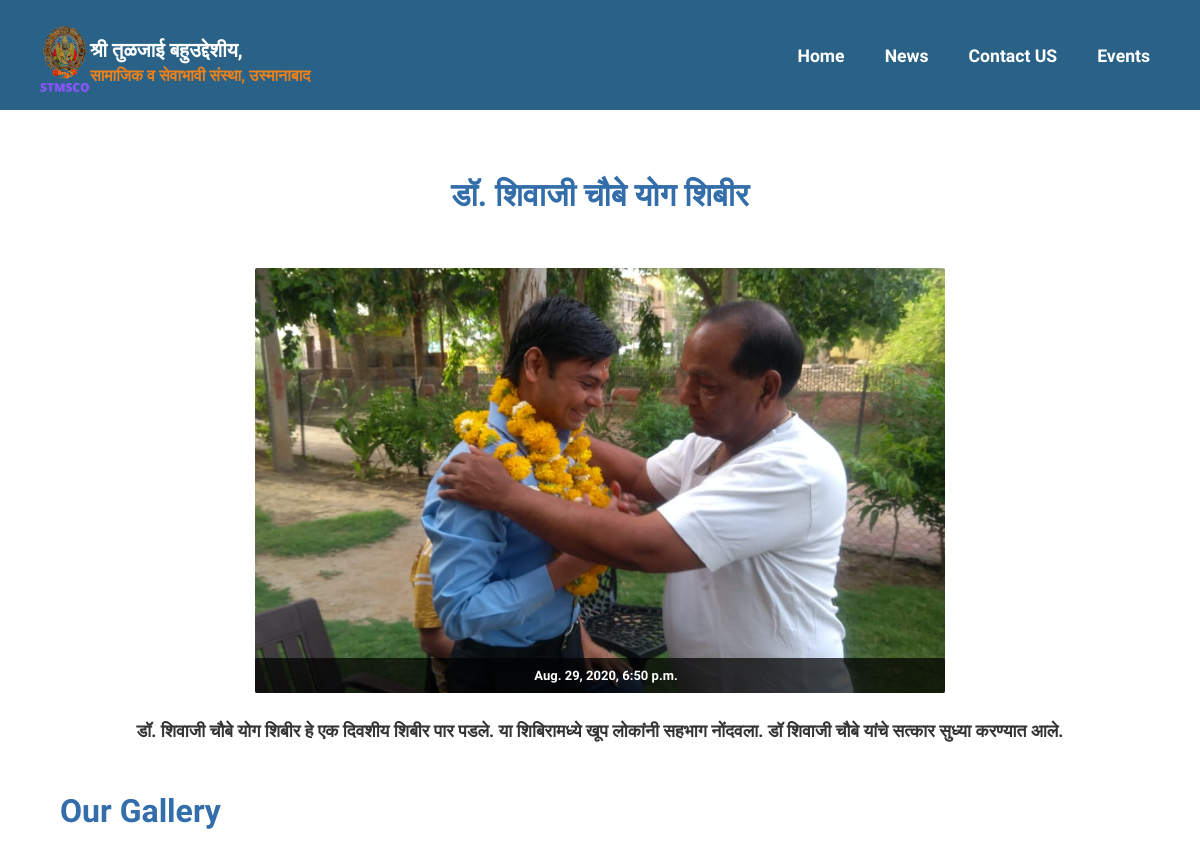
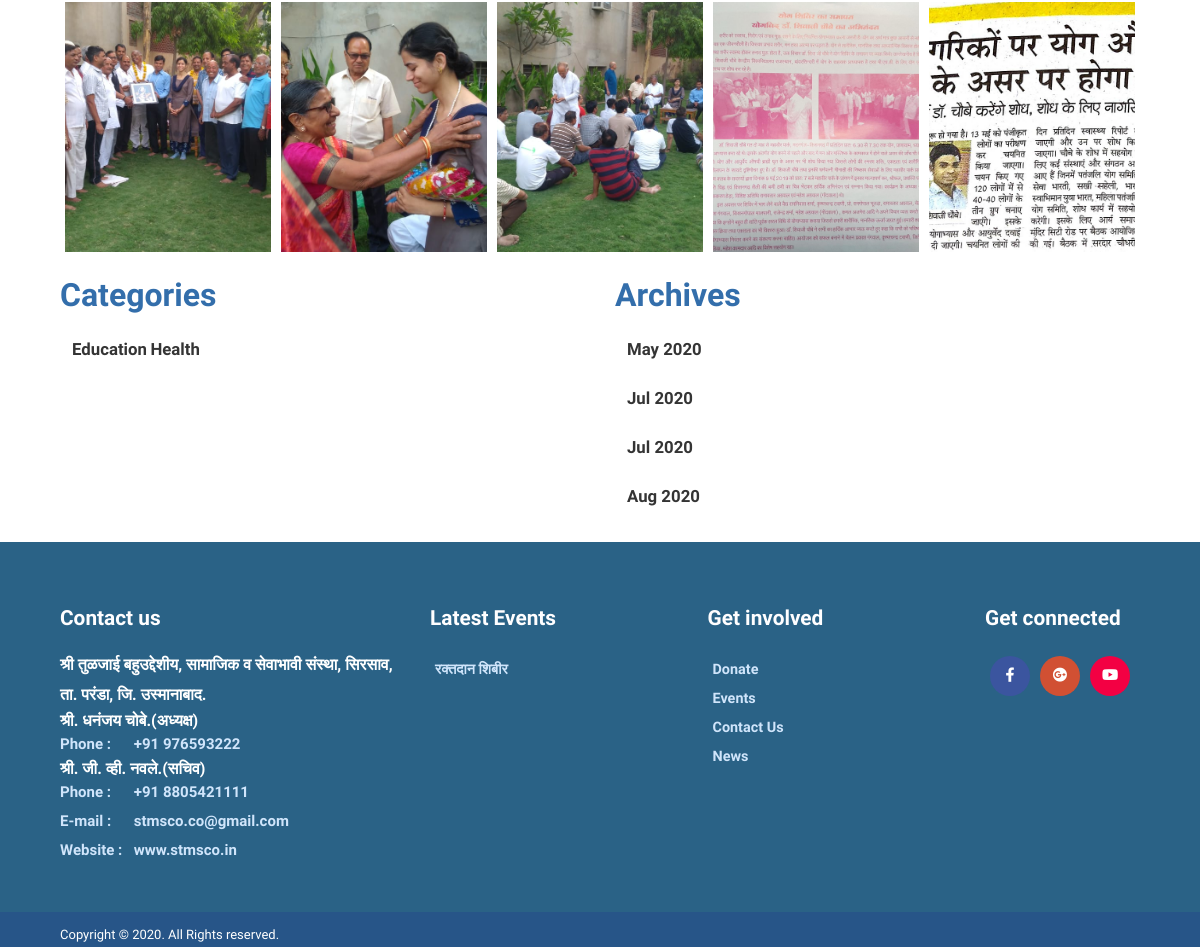
The page /news/yoga-program/details/ on the database its author committed (2 pictures, top to bottom).
### blog/models.py (models this page shows, shortened)
class Post(models.Model):
    title = models.CharField(max_length=30)
    category = models.ForeignKey(Category, on_delete=models.CASCADE)
    short_desc = models.TextField()
    description = models.TextField()
    image = models.ImageField(upload_to='%Y/%m/%d')
    is_featured_news = models.BooleanField(default=False)
    created_on = models.DateTimeField(auto_now_add=True)
    is_active = models.BooleanField(default=True)
    photos = models.ManyToManyField(Gal_Image, blank=True)
    slug = models.SlugField(max_length=65, unique=True)
    class Meta:
        db_table = "blogapp_post"

class Gal_Image(models.Model):
    image = models.ImageField(upload_to='%Y/%m/%d',
                              max_length=255, null=True, blank=True)
    class Meta:
        db_table = "blogapp_gal_image"

class Category(models.Model):
    name = models.CharField(max_length=30, unique=True)
    description = models.TextField(blank=True, null=True)
    slug = models.SlugField(max_length=65, unique=True)
    class Meta:
        db_table = "blogapp_category"

### events/models.py (models this page shows, shortened)
class Event(models.Model):
    name = models.CharField(max_length=255)
    short_desc = models.TextField()
    description = models.TextField(null=True, blank=True)
    location = models.CharField(max_length=255, null=True, blank=True)
    contact_details = models.CharField(max_length=255, null=True, blank=True)
    image = models.ImageField(upload_to='%Y/%m/%d',
                              max_length=255, null=True, blank=True)
    start_date = models.DateField(null=True, blank=True)
    end_date = models.DateField(null=True, blank=True)
    is_active = models.BooleanField(default=True)
    slug = models.SlugField(max_length=65, unique=True)
    def get_absolute_url(self):
        return reverse('blog:event_detail', kwargs={'slug': self.slug})
    class Meta:
        db_table = "eventapp_event"

### blog/views.py (the view)
def post_detail(request, slug):
    post = Post.objects.filter(slug=slug, is_active=True).first()
    menu_list = Menu.objects.filter(parent=None, is_active=True)
    post_list = Post.objects.filter(
        is_active=True).order_by('-created_on')[0:2]
    footer_events = Event.objects.filter(
        is_active=True).order_by('-start_date')[0:4]
    category_list = Category.objects.all()
    present_date = datetime.date.today()
    archives = []
    for p in range(-3, 1):
        archives.append(present_date + datetime.timedelta(p * 365 / 12))
    return render_to_response("site/post_detail.html",
                              {'post': post,
                               'archives': archives,
                               'category_list': category_list,
                               'footer_events': footer_events,
                               'post_list': post_list,
                               'menu_list': menu_list})

### blog/templatetags/img.py (called while the page is built)
@register.filter(name='imgname')
def imgname(value):
    x = value.split(' / ')
    print(x)
    return x[-1]

### templates/site/post_detail.html (shortened to what this page needs)
{% extends "site/base.html" %}
{% load staticfiles %}
{% block content %}
{% load img %}
{% load thumbnail %}
<head>
  <link rel="stylesheet" href="https://cdn.jsdelivr.net/gh/fancyapps/fancybox@3.5.7/dist/jquery.fancybox.min.css" />
</head>
<div id="main" class="site-main container">
  <div class="innerevent_detail ">
    <div id="primary" class="col-md-12">
      <article class="single">
        <div class="entry-content">
          <h3>{{ post.title | title }}</h3>
          <div class="row">
            <div class="col-md-8 m-auto">
                 <figure>
            {% if post.image %}
            <img src="{{ post.image.url }}" class="wp-post-image" alt="Image">
            {% endif %}
            {% if post.created_on %}
            <div class="mask-open radius">
              <div class="square-info radius">
                <div class="square-info-margins">
                  <div class="meta">
                    <p class="sponsors"> {{ post.created_on }}</p>
                  </div>
                </div>
              </div>
            </div>
            {% endif %}
          </figure>
            </div>
          </div>
          <div class="long-description">
            <p>
              {% if post.description %}
              {{ post.description| safe}}
              {% endif %}
            </p>
          </div>
        </div>
      </article>
      <h3>Our Gallery</h3>
      <div class="container-img">
        {% for img in post.photos.all %}
        <ul>
          <li style=""><a data-fancybox="gallery" href="{{ img.image.url }}" title="{{ img.image.name |imgname }}"><img src="{{ img.image.url }}" alt="" /></a></li>
        </ul>
        {% endfor %}
      </div>
    </div>
    <div id="secondary" class="row widget-area" role="complementary">
      <div id="meta-2" class="col-md-6 widget widget_meta">
        <h3>Categories</h3>
        <ul>
          <li>
              {% for cat in category_list %}
            <a href="/news/category/{{ cat.slug }}" title="{{cat.name}}">{{ cat.name |title }}</a>
              {% endfor %}
          </li>
        </ul>
      </div>
     <div id="meta-2" class="col-md-6 widget widget_meta">
        <h3>Archives</h3>
        <ul>
          {% for month in archives %}
          <li><a href="/news/archives/{{month.year}}/{{month.month}}/" title="">{{ month |date:'M Y' }}</a></li>
          {% endfor %}
        </ul>
      </div>
    </div>
  </div>
</div>
{% endblock %}

### templates/site/base.html (shortened to what this page needs)
{% load img %}
{% load staticfiles %}
<!DOCTYPE html>
<html dir="ltr" lang="en-US">
<head>
    <link rel="stylesheet" href="https://stackpath.bootstrapcdn.com/bootstrap/4.3.1/css/bootstrap.min.css"
>
    <link rel="stylesheet" href="https://use.fontawesome.com/releases/v5.8.1/css/all.css"
>
    <link rel="stylesheet" type="text/css" media="all" href="{% static 'site/css/style.css'%}"/>
    <link rel="stylesheet" type="text/css" media="all" href="{% static '/site/css/flexslider.css' %}"/>
    <link rel="stylesheet" type="text/css" media="all" href="{% static '/site/css/keyframes.css' %}"/>
    <link rel="stylesheet" type="text/css" media="all" href="{% static '/site/css/grid.css' %}"/>
    <link rel="stylesheet" type="text/css" media="all" href="{% static '/site/css/meanmenu.css' %}"/>
    <link rel="stylesheet" type="text/css" media="all" href="{% static 'site/css/sm-core-css.css' %}"/>
    <link rel="stylesheet" type="text/css" media="all" href="{% static 'site/css/sm-blue.css' %}"/>
</head>
<body class="home blog two-column right-sidebar" data-twttr-rendered="true">
<div id="page" class="container">
    <header id="branding" class="site-header" role="banner">
        <div id="sticky_navigation" class="header" style="color:blue;">
            <div class="container no-padding">
                <hgroup class="fleft grid_8 logo_group" id="logo-wid">
                    <h1 id="site-title">
                        <a href="/" class="cjws_society" title="श्री तुळजाई बहुउद्देशीय, सामाजिक व सेवाभावी संस्था" rel="home"><img
                            class="logo_style" src="{% static 'site/images/stmsconew.png' %}" height="100px"
                            width="auto"/></a>
                        <a href="/" title="श्री तुळजाई बहुउद्देशीय, सामाजिक व सेवाभावी संस्था" id="logo" rel="home">श्री तुळजाई बहुउद्देशीय, <span> सामाजिक व सेवाभावी
                        संस्था, उस्मानाबाद</span></a>
                    </h1>
                </hgroup>
                <div class="navigation">
                    <ul id="main-menu" class="sm sm-blue">
                        <li>
                            <a href="/" class="financial_information">Home</a>
                        </li>
                        <li>
                            <a href="/news" class="news">News</a>
                        </li>
                        <li>
                            <a href="/contact-us" class="contact-us">Contact US</a>
                        </li>
                        <li>
                            <a href="/events" class="events">Events</a>
                        </li>
                    </ul>
                </div>
            </div>
        </div>
    </header>
</div>
{% block content %}
{% endblock %}
<footer id="colophon" class="site-footer" role="contentinfo">
    <div id="tertiary" class="sidebar-container" role="complementary">
        <div class="container">
            <div class="row">
                <div class="col-md-4">
                    <aside id="meta-0" class="widget widget_adress">
                        <h3>Contact us</h3>
                        <address class="vcard">
                            <p class="org vcard"><a class="url fn org" href="#">श्री तुळजाई बहुउद्देशीय, सामाजिक व
                                सेवाभावी संस्था, सिरसाव, ता. परंडा, जि. उस्मानाबाद.</a></p>
                            <h6 style="color:white">श्री. धनंजय चोबे.(अध्यक्ष)</h6><b>Phone :</b> <span class="tel"> +91 976593222</span><br/>
                            <h6 style="color:white">श्री. जी. व्ही. नवले.(सचिव)</h6><b>Phone :</b> <span class="tel"> +91 8805421111</span><br/>
                            <b>E-mail :</b><span class="email"> stmsco.co@gmail.com</span><br/>
                            <b>Website :</b><span class="url"> www.stmsco.in</span><br/>
                        </address>
                    </aside>
                </div>
                <div class="col-md-3">
                    <aside id="meta-1" class="widget widget_meta">
                        <h3>Latest Events</h3>
                        {% for event in footer_events %}
                        <ul>
                            <li><a href="{{ event.get_absolute_url }}" title="">{{ event.name |title }}</a></li>
                        </ul>
                        {% endfor %}
                    </aside>
                </div>
                <div class="col-md-3">
                    <aside id="meta-2" class="widget widget_meta">
                        <h3>Get involved</h3>
                        <ul>
                  <li class="menu-item "><a href="https://paytm.business/link/68167/LL_155332105">Donate</a></li>
                  <li class="menu-item "><a href="/events">Events</a></li>
                  <li class="menu-item "><a href="/contact-us">Contact Us</a></li>
                  <li class="menu-item "><a href="/news">News</a></li>
                </ul>
                    </aside>
                </div>
                <div class="col-md-2">
                    <aside id="meta-2" class="widget widget_meta footer-social">
                        <h3>Get connected</h3>
                        <ul class="list-inline ">
                            <li class="facebook"><a
                                    href="https://www.facebook.com/dhananjay.chobe"><i
                                    class="fab fa-facebook-f"></i></a></li>
                            <li class="googleplus"><a href="mailto:stmsco.co@gmail.com"><i
                                    class="fab fa-google-plus"></i></a></li>
                            <li class="youtube"><a href="https://www.youtube.com/"
                                                   target="_blank"><i class="fab fa-youtube"></i></a>
                            </li>
                        </ul>
                    </aside>
                </div>
            </div>
        </div>
    </div>
    <div class="site-info">
        <div class="container">
            <div class="row">
                <div class="col-md-4 text-left">
                    <p class="copy">Copyright © 2020. All Rights reserved. </p>
                </div>
            </div>
        </div>
    </div>
</footer>
</body>
</html>

### static/site/css/grid.css (style rules this page uses)
.grid_1, .grid_2, .grid_3, .grid_4, .grid_5, .grid_6, .grid_7, .grid_8, .grid_9, .grid_10, .grid_11, .grid_12, .grid_13, .grid_14, .grid_15, .grid_16 { display: inline; float: left; position: relative; margin-left: 1%; margin-right: 1%; }

### static/site/css/sm-core-css.css (style rules this page uses)
.sm,.sm ul,.sm li { display:block;list-style:none;padding:0;margin:0;line-height:normal;direction:ltr; }
ul.sm li { position:relative;float:left; }
ul.sm a { position: relative; display: block; white-space: nowrap; text-transform: capitalize; font-size: 1.1rem; font-weight: 700; padding: 5px 20px; color: #fff; }
ul.sm:after { content:"\00a0";display:block;height:0;font:0/0 serif;clear:both;visibility:hidden;overflow:hidden; }
ul.sm,ul.sm *,ul.sm *:before,ul.sm *:after { -moz-box-sizing:border-box;-webkit-box-sizing:border-box;box-sizing:border-box; }
ul.sm { -webkit-tap-highlight-color:rgba(0,0,0,0); }

### static/site/css/sm-blue.css (style rules this page uses)
.sm-blue { color:#5c5c5c; }
.sm-blue a { padding: 5px 17px; color: #5c5c5c; font-size: 13px; line-height: 23px; text-decoration: none; border:none; }
.sm-blue li:first-child, .sm-blue-vertical li, .sm-blue ul li { border-left:0; }

### templates/site/base.html (style rules this page uses)
#main-menu { position:relative; z-index:9999; width:auto; float: right; }

### rows shown on the page
Post: title "डॉ. शिवाजी चौबे योग शिबीर", image (picture), created_on "Aug. 29, 2020, 6:50 p.m.", description "डॉ. शिवाजी चौबे योग शिबीर हे एक दिवशीय शिबीर पार पडले. या शिबिरामध्ये खूप लोकांनी सहभाग नोंदवला. डॉ शिवाजी चौबे यांचे सत्कार सुध्या करण्यात आले."
Gal_Image: image (picture)
Gal_Image: image (picture)
Gal_Image: image (picture)
Gal_Image: image (picture)
Gal_Image: image (picture)
Category: name "Education"
Category: name "Health"
Event: name "रक्तदान शिबीर"

### other values the page prints
{{ month |date:'M Y' }} "May 2020" "Jul 2020" "Jul 2020" "Aug 2020"
